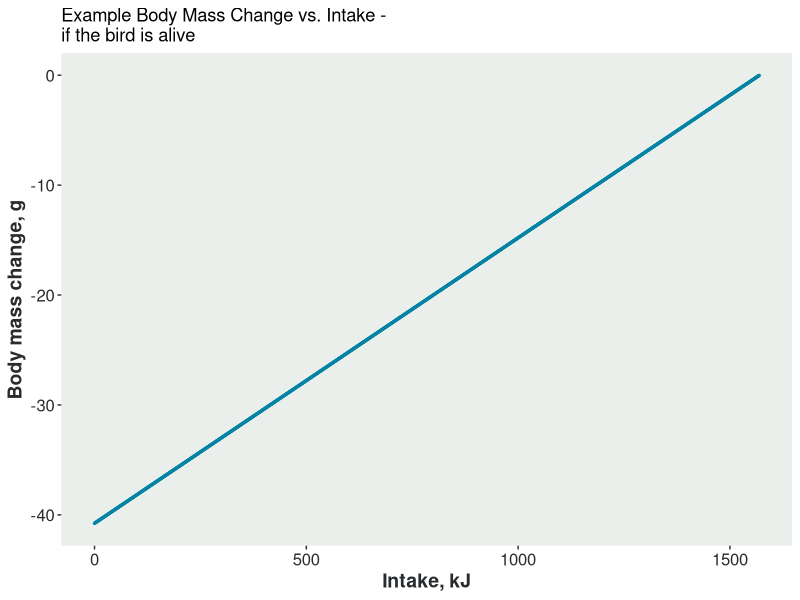
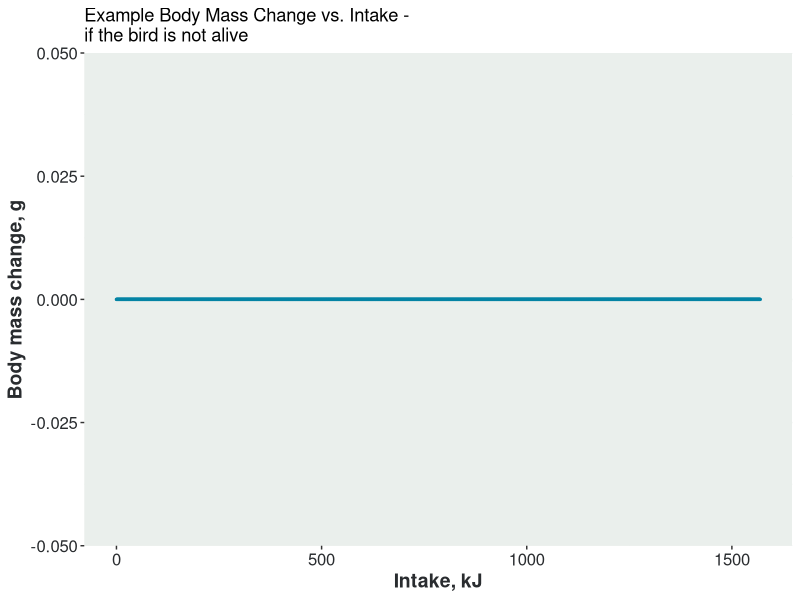
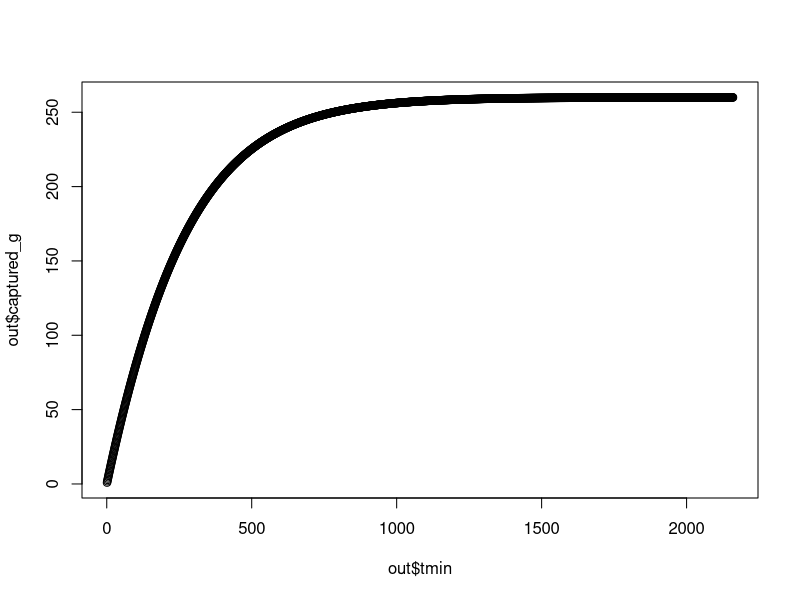
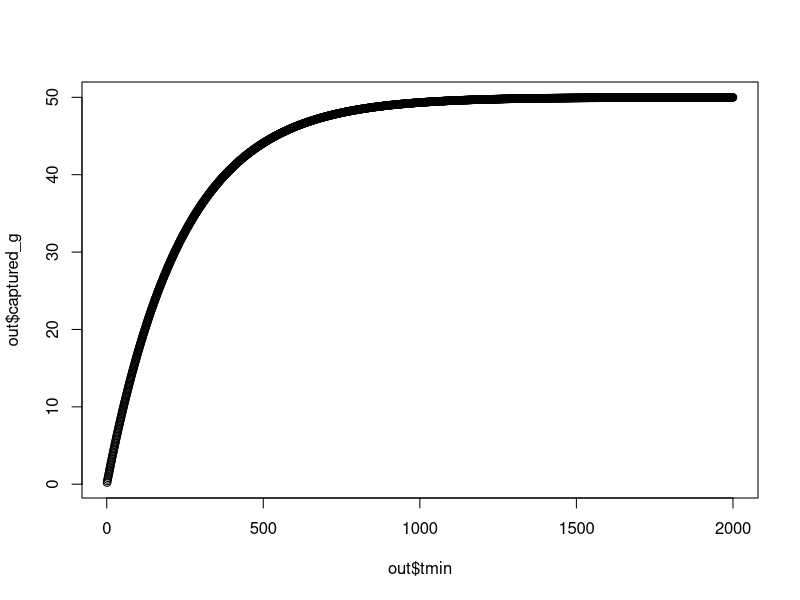

Write the R code that produced these figures, in order.
## ---- chunk 1
knitr::opts_chunk$set(
  collapse = TRUE,
  comment = "#>"
)
## ---- chunk 2

calc_adultbmchange <- function(alive, BM_adult, Egain_adult, Ereq_adult,
                               adult_mass_KG){

  if (alive){
    BM_adult <- BM_adult + ((Egain_adult - Ereq_adult)/adult_mass_KG)
  }

  return(BM_adult)
}
## ---- chunk 3

BM_adult <- 354.51
Ereq_adult <- 1569.75 #kJ
adult_mass_KG <- 38.5
Egain_adult <- c(0:Ereq_adult)
  
bodymass <- 
  calc_adultbmchange(alive = TRUE, #it's alive
                     BM_adult = BM_adult, #g 
                     Egain_adult = Egain_adult, #kJ
                     Ereq_adult = Ereq_adult, #kJ
                     adult_mass_KG = adult_mass_KG) #kJ per g
## ---- chunk 4

data <- data.frame(Egain_adult = Egain_adult, BodyMassChange = bodymass - BM_adult)

plot <- 
  ggplot2::ggplot(data, ggplot2::aes(x = Egain_adult, y = BodyMassChange)) +
  ggplot2::geom_point(size = 0.5, color = "#0483A4") +
  ggplot2::theme(
    plot.background = ggplot2::element_rect(fill = "#fff", color = NA),
    panel.background = ggplot2::element_rect(fill = "#EAEFEC", color = NA),
    panel.grid.major = ggplot2::element_line(color = "#EAEFEC"),
    panel.grid.minor = ggplot2::element_line(color = "#EAEFEC"),
    axis.title = ggplot2::element_text(color = "#292C2F", size = 14, face = "bold"),
    axis.text = ggplot2::element_text(color = "#292C2F", size = 12),
    legend.position = "none"
  ) +
  ggplot2::labs(
    x = "Intake, kJ",
    y = "Body mass change, g",
    title =  paste(strwrap("Example Body Mass Change vs. Intake - if the bird is alive", width = 40), collapse = "\n") 
  )

print(plot)

## ---- chunk 5
bodymass_2 <- 
  calc_adultbmchange(alive = FALSE, #it's alive
                     BM_adult = BM_adult, #g 
                     Egain_adult = Egain_adult, #kJ
                     Ereq_adult = Ereq_adult, #kJ
                     adult_mass_KG = adult_mass_KG) #kJ per g
## ---- chunk 6

data <- data.frame(Egain_adult = Egain_adult, BodyMassChange = bodymass_2 - BM_adult)

plot <- 
  ggplot2::ggplot(data, ggplot2::aes(x = Egain_adult, y = BodyMassChange)) +
  ggplot2::geom_point(size = 0.5, color = "#0483A4") +
  ggplot2::theme(
    plot.background = ggplot2::element_rect(fill = "#fff", color = NA),
    panel.background = ggplot2::element_rect(fill = "#EAEFEC", color = NA),
    panel.grid.major = ggplot2::element_line(color = "#EAEFEC"),
    panel.grid.minor = ggplot2::element_line(color = "#EAEFEC"),
    axis.title = ggplot2::element_text(color = "#292C2F", size = 14, face = "bold"),
    axis.text = ggplot2::element_text(color = "#292C2F", size = 12),
    legend.position = "none"
  ) +
  ggplot2::labs(
    x = "Intake, kJ",
    y = "Body mass change, g",
    title =  paste(strwrap("Example Body Mass Change vs. Intake - if the bird is not alive", width = 40), collapse = "\n")  
  )

print(plot)

## ---- chunk 7

calc_adultdee <- function(alive, colony_h, flying_h, foraging_h, at_sea_h,
                          energy_nest, energy_flight, energy_forage,
                          energy_searest, energy_warming, assim_eff,
                          daylength){
  
  if (alive){
    
    adult_DEE <-
      (energy_nest * colony_h/daylength) +
      (energy_flight * flying_h/daylength) +
      (energy_forage * foraging_h/daylength) +
      (energy_searest * at_sea_h/daylength) +
      (energy_warming * daylength/24.0)
    
    Ereq_adult <- adult_DEE / assim_eff
    
  } else {
    
    Ereq_adult <- 0
    
  }
  
  return(Ereq_adult)
}
## ---- chunk 8

Ereq_adult <- calc_adultdee(
  
  alive = TRUE, #bird alive
  
  colony_h = 18,
  flying_h = 5.26,
  foraging_h = 11.23,
  at_sea_h = 1.5,
  
  energy_nest = 427.8,
  energy_flight = 1400.7,
  energy_forage = 1400.7,
  energy_searest = 400.6,
  energy_warming = 26,
  
  assim_eff = 0.74,
  daylength = 36
)

print(Ereq_adult)
## ---- chunk 9
Ereq_adult <- calc_adultdee(
  
  alive = FALSE, #bird not alive
  
  colony_h = 18,
  flying_h = 5.26,
  foraging_h = 11.23,
  at_sea_h = 1.5,
  
  energy_nest = 427.8,
  energy_flight = 1400.7,
  energy_forage = 1400.7,
  energy_searest = 400.6,
  energy_warming = 26,
  
  assim_eff = 0.74,
  daylength = 36
)

print(Ereq_adult)

## ---- chunk 10

logit <- function(x) {xx = log(x/(1-x))}
ilogit <- function(y) {yy = exp(y)/(1+exp(y))}

calc_pSurvival <- function (sp, bmi, bm, basesurv, beta, sd = 0) {

  if (bmi == 0 | is.na(bmi)){ # The bird didn't survive breeding season
    out <- 0
  } else { # Calculate survival over winter
    if (sp == "KI") {
      out <- ilogit(logit(basesurv) + ((bmi - bm)*beta))
    } else {
      out <- ilogit(logit(basesurv) + ((bmi - bm)/sd)*beta)
    }
  }
}
## ---- chunk 11

p <- calc_pSurvival(sp = "KI",
                    bmi = 329.59,
                    bm= 342.15,
                    basesurv= 0.65,
                    beta = 0.038
                    ) #sd non-specified, so 0

print(p)
## ---- chunk 12
p2 <- calc_pSurvival(sp = "GU", 
                     bmi = 340.37,
                     bm = 344.49,
                     basesurv = 0.80,
                     beta = 0.038,
                     sd = 34.41)
print(p2)

## ---- chunk 13
calc_puffinmortality <- function(CoD, alive, BM_condition, BM_Chick_mortf){

  if (alive) {
    BM_Chick_hungry  <- 0.7
    hungry <- ifelse(BM_condition < 0.7, 1, 0)
    Prob_death <- min((BM_Chick_hungry - BM_condition)/
                        (BM_Chick_hungry - BM_Chick_mortf), 1.0)
    Prob_death <- hungry * Prob_death
    unlucky <- stats::rbinom(n = 1, size = 1, Prob_death)
    if (unlucky==1) {CoD <- "killed"}
  }

  return(CoD)

}
## ---- chunk 14
new_CoD <- calc_puffinmortality(CoD = "none", #alive
                                alive = 1, #alive
                                BM_condition = 0.8, #not hungry
                                BM_Chick_mortf = 0.3)
print(new_CoD)
## ---- chunk 15
#ensure reproducibility
set.seed(123)

#it doesn't die (unvaried cod)
new_CoD <- calc_puffinmortality(CoD = "none", #alive
                                alive = 1, #alive
                                BM_condition = 0.82, #hungry
                                BM_Chick_mortf = 0.6)

print(new_CoD)
## ---- chunk 16
#ensure reproducibility
set.seed(456)

#it dies (unvaried cod)
new_CoD <- calc_puffinmortality(CoD = "none", #alive
                                alive = 1, #alive
                                BM_condition = 0.4, #hungry
                                BM_Chick_mortf = 0.3)
print(new_CoD)
## ---- chunk 17
new_CoD <- calc_puffinmortality(CoD = "starved", #already dead
                                alive = 0, #dead
                                BM_condition = 0.99,
                                BM_Chick_mortf = 0.3)

print(new_CoD)
## ---- chunk 18
calc_othermortality <- function(CoD, alive, seasonlength){

  if (alive) {
    Prob_death <- 1.0 - ((1.0-0.05)^(1/seasonlength))
    unlucky <- stats::rbinom(n = 1, size = 1, Prob_death)
    if (unlucky==1) {CoD <- "other"}
  }

  return(CoD)

}
## ---- chunk 19
#ensure reproducibility
set.seed(789)
new_CoD <- replicate(1000,#repeat the function to get a few cases where it dies
                     calc_othermortality(CoD = "none", #alive
                                         alive = 1, #alive
                                         seasonlength = 30)
                     )
print(table(new_CoD))
## ---- chunk 20
new_CoD <- calc_othermortality(CoD = "starved", #dead
                               alive = 0, #dead
                               seasonlength = 30)
print(new_CoD)
## ---- chunk 21
calc_unattendmortality <- function(CoD, alive, unattend_hrs, max_hrs) {

  if (alive) {
    lonely <- ifelse(unattend_hrs > 0, 1, 0)
    Prob_death <- lonely * min(unattend_hrs/max_hrs, 1.0)
    unlucky <- rbinom(n = 1, size = 1, Prob_death)
    if (unlucky==1) {CoD <- "unattended"}
  }
  return(CoD)
}
## ---- chunk 22
new_CoD <- calc_unattendmortality(CoD = "none", #alive
                                  alive = 1, #alive
                                  unattend_hrs = 0, #no attended hours
                                  max_hrs = 18)

print(new_CoD)
## ---- chunk 23
new_CoD <-  replicate(1000,#repeat the function to get a few cases where it causes death
                      calc_unattendmortality(CoD = "none", #alive
                                   alive = 1, #alive
                                   unattend_hrs = 6,
                                   max_hrs = 18)
                      )

print(table(new_CoD))

## ---- chunk 24

new_CoD <- calc_unattendmortality(CoD = "none", #alive
                                   alive = 1, #alive
                                   unattend_hrs = 12,
                                   max_hrs = 12) 
                      
print(new_CoD)
## ---- chunk 25
new_CoD <- calc_unattendmortality(CoD = "none",
                                  alive = 1, 
                                  unattend_hrs = 18,
                                  max_hrs = 12)

print(new_CoD)
## ---- chunk 26

new_CoD  <- calc_unattendmortality(CoD = "starved", #dead
                                   alive = 0, #dead
                                   unattend_hrs = 18, #irrelevant
                                   max_hrs = 12) #irrelevant

print(new_CoD)
## ---- chunk 27
calc_chickcare <- function(parent, ChickState, Opt_BM_chick, Species){

  # Feed only live chicks!
  if (1 %in% ChickState$data$is_chick_alive) {

    ChickState$data <- ChickState$data %>% split(.$is_chick_alive)

    # Join the male parent contribution
    parentM <- dplyr::filter(parent, MF == "M")
    ChickState$data$`1` <- ChickState$data$`1` %>%
      dplyr::left_join(parentM, by = "PairID") %>%
      dplyr::rename(feeding_mode_M = feeding_mode) %>%
      dplyr::rename(Ereq_intakef_c_M = Ereq_intakef_c) %>%
      dplyr::rename(colony_h_M = colony_h) %>%
      dplyr::select(-c(MF, BirdID))

    # Join the female parent contribution
    parentF <- dplyr::filter(parent, MF == "F")
    ChickState$data$`1` <- ChickState$data$`1` %>%
      dplyr::left_join(parentF, by = "PairID") %>%
      dplyr::rename(feeding_mode_F = feeding_mode) %>%
      dplyr::rename(Ereq_intakef_c_F = Ereq_intakef_c) %>%
      dplyr::rename(colony_h_F = colony_h) %>%
      dplyr::select(-c(MF, BirdID))

    # Tot up the attendance
    ChickState$data$`1` <- ChickState$data$`1` %>%
      dplyr::mutate(parenting_hrs = colony_h_M + colony_h_F) %>%
      dplyr::mutate(unattend_hrs = purrr::pmap_dbl(
        list(parenting_hrs, Species$data$daylength, 0.0),
        ~ ifelse({..1} < {..2}, {..2} - {..1}, {..3}))) %>%
      dplyr::select(-c("parenting_hrs")) %>%
      dplyr::select(!starts_with(c("colony")))

    # Total food received and increase in body mass
    ChickState$data$`1` <- ChickState$data$`1` %>%
      dplyr::mutate(X = 0.5 * (Ereq_intakef_c_M + Ereq_intakef_c_F)) %>%
      dplyr::mutate(BM_increase = (Species$data$chick_mass_a*(X-0.6))/0.4) %>%
      dplyr::mutate(BM_chick = BM_chick + BM_increase) %>%
      dplyr::mutate(BM_condition = BM_chick/Opt_BM_chick) %>%
      dplyr::select(!ends_with(c("c_F","c_M"))) %>%
      dplyr::select(-c("X", "BM_increase"))

    # Update the chick modes
    ChickState$data$`1` <- ChickState$data$`1` %>%
      dplyr::mutate(f = "none") %>%
      dplyr::mutate(f = purrr::pmap_chr(
        list(BM_condition, Species$data$BM_Chick_mortf, f),
        ~ ifelse({..1}<{..2}, "starved", {..3}))) %>%
      dplyr::mutate(f = purrr::pmap_chr(
        list(feeding_mode_M, feeding_mode_F, f),
        ~ ifelse(({..1}==3 | {..2}==3), "abandoned", {..3}))) %>%
      dplyr::mutate(f = purrr::pmap_chr(
        list(feeding_mode_M, feeding_mode_F, f),
        ~ ifelse(({..1}==4 | {..2}==4), "parentdead", {..3})))

    if (length(unique(ChickState$data$`1`$f)) > 1) {
      ChickState$data$`1` <- ChickState$data$`1` %>% split(.$f=="none")
      ChickState$data$`1`$`FALSE` <- ChickState$data$`1`$`FALSE` %>%
        dplyr::mutate(CoD = f) %>%
        dplyr::mutate(is_chick_alive = 0) %>%
        dplyr::mutate(BM_chick = NA) %>%
        dplyr::mutate(BM_condition = NA) %>%
        dplyr::mutate(Ereq_chick = NA) %>%
        dplyr::mutate(unattend_hrs = NA)
      ChickState$data$`1` <- bind_rows(ChickState$data$`1`$`TRUE`, ChickState$data$`1`$`FALSE`)
    }
    ChickState$data$`1` <- ChickState$data$`1` %>%
      dplyr::select(!starts_with(c("feeding_mode"))) %>%
      dplyr::select(-c("f"))

    # Reconstruct full tibble
    ChickState$data <- bind_rows(ChickState$data$`1`, ChickState$data$`0`)

    # > Update the metadata to reflect newly added variables to the ChickState tibble
    newmeta <- tidyr::tribble(
      ~VarName, ~VarDescription, ~VarUnits,
      "unattend_hrs", "Maximum length of time that the chick is not attended by either parent", "hours")
    ChickState$metadata <- bind_rows(ChickState$metadata, newmeta) %>%
      dplyr::filter(VarName %in% unique(names(ChickState$data)))

  }

  return(ChickState)

} # END calc_chickcare
## ---- chunk 28

parent <- tibble::tibble(BirdID = c(1, 2, 3, 4),
                                 PairID = c(1, 1, 2, 2),
                                 feeding_mode = c(1, 1, 1, 1),
                                 Ereq_intakef_c = c(0.77, 0.73, 0.87,  0.62),
                                 colony_h = c(18, 18, 19, 18),
                                 MF = c("M", "F", "M", "F")
                                 )

Opt_BM_chick <- data.frame(timestep = c(0:30),
                           Opt_BM_chick = c(36, 47, 58, 69, 80, 91, 102, 113, 124, 135, 146, 157, 168, 179, 190, 201, 212, 223, 234, 245, 256, 267, 278, 289, 300, 311, 322, 333, 344, 355, 366))

result <- 
  calc_chickcare(parent = parent,
                 ChickState = list(c(1, 1, 1, 1)),
                 Opt_BM_chick = ,
                 Species)
## ---- chunk 29
calc_foragecapture <- function(x0, h, a, maxt){

  # The function to solve
  fn <- function(x, x0, a, t, h) {
    if (x > 0) {
      x - x0 + a*t + h*log(x) - h*log(x0)
    } else {
      10^10
    }
  }

  # Make a blank look-up 'table' (vector)
  captured <- rep(0, maxt)

  # From 1 minute, calculate the food captured until it is all gone or we run
  # out of time for the full timestep,
  t <- 1
  while (captured[t] < x0 & t <= maxt) {

    # Find a solution
    sol <- nleqslv::nleqslv(x0, fn=fn, jac=NULL, x0 = x0, a = a, t = t, h = h)

    # Action depending on the returned code
    if (sol$termcd < 3) {
      captured[t] <- x0 - sol$x
    } else {
      captured[t] <- x0
    }
    t <- t + 1
  }

  # If all the prey has been captured before maxt, just fill in the rest
  if (t < maxt) captured[-seq_len(t)] <- x0

  # Return the look-up
  tibble::tibble(tmin = seq_len(maxt), captured_g = captured)

}
## ---- chunk 30
x0 <- 260
h <- 973
a <- 4.369
maxt <- 2160

out <- calc_foragecapture(x0, h, a, maxt)

plot(out$tmin, out$captured_g)
## ---- chunk 31
x0 <- 50
h <- 939
a <- 4.1
maxt <- 2000


out <- calc_foragecapture(x0, h, a, maxt)

plot(out$tmin, out$captured_g)
